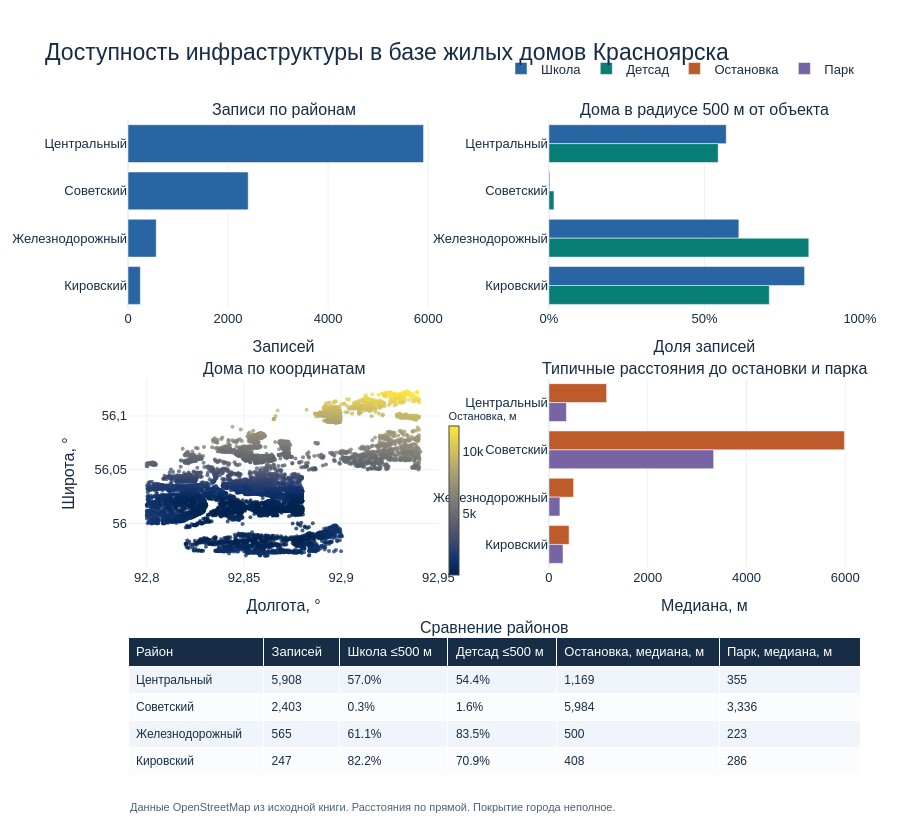

Notebook code cell kept with this figure:
### Markdown cell above
## 2.2 · Дашборд доступности инфраструктуры

Наведите курсор на точку, чтобы увидеть адрес и расстояния. Выделите область на схеме, чтобы приблизить её. Серии на графиках сравнения можно скрыть кликом по легенде.

### Code cell
district_counts = data[district].value_counts()
covered = district_counts[district_counts >= 30].index
sample = data.loc[data[district].isin(covered)]
grouped = sample.groupby(district)
summary = grouped.size().reindex(covered).to_frame('Записей')
nearby_columns = {school: 'Школа ≤500 м', kindergarten: 'Детсад ≤500 м'}
for col, name in nearby_columns.items():
    # Считаем долю только среди домов, для которых есть расстояние.
    known = sample.dropna(subset=[col])
    summary[name] = known[col].le(500).groupby(known[district]).mean()
summary['Остановка, медиана, м'] = grouped[stop].median()
summary['Парк, медиана, м'] = grouped[park].median()

points = sample.join(geo, how='inner')

dashboard = make_subplots(
    rows=3, cols=2, row_heights=[.36, .36, .28],
    specs=[[{}, {}], [{}, {}], [{'type': 'table', 'colspan': 2}, None]],
    horizontal_spacing=.15, vertical_spacing=.105,
    subplot_titles=['Записи по районам', 'Дома в радиусе 500 м от объекта',
                    'Дома по координатам', 'Типичные расстояния до остановки и парка',
                    'Сравнение районов'],
)
district_bar(dashboard, summary['Записей'], 'Записей', blue, 1, 1, showlegend=False)
district_bar(dashboard, summary['Школа ≤500 м'], 'Школа', blue, 1, 2, fmt='.1%')
district_bar(dashboard, summary['Детсад ≤500 м'], 'Детсад', teal, 1, 2, fmt='.1%')
district_bar(dashboard, summary['Остановка, медиана, м'], 'Остановка', amber, 2, 2)
district_bar(dashboard, summary['Парк, медиана, м'], 'Парк', '#7764A5', 2, 2)
for row, col in [(1, 1), (1, 2), (2, 2)]:
    dashboard.update_yaxes(autorange='reversed', row=row, col=col)
dashboard.update_xaxes(title='Записей', rangemode='tozero', row=1, col=1)
dashboard.update_xaxes(title='Доля записей', tickformat='.0%', range=[0, 1], row=1, col=2)
dashboard.update_xaxes(title='Медиана, м', rangemode='tozero', row=2, col=2)

dashboard.add_trace(go.Scatter(
    x=points['Долгота'], y=points['Широта'], mode='markers',
    text=points[address], customdata=points[[district, stop, school, kindergarten, park]],
    marker=dict(
        size=4, opacity=.75, color=points[stop], colorscale='Cividis',
        showscale=True,
        colorbar=dict(title=dict(text='Остановка, м', font=dict(size=11)),
                      x=.425, y=.44, len=.28, thickness=10),
    ),
    showlegend=False,
    hovertemplate=('<b>%{text}</b><br>%{customdata[0]} район'
                   '<br>Остановка: %{customdata[1]:,} м<br>Школа: %{customdata[2]:,} м'
                   '<br>Детсад: %{customdata[3]:,} м<br>Парк: %{customdata[4]:,} м<extra></extra>'),
), 2, 1)
dashboard.update_xaxes(title='Долгота, °', row=2, col=1)
dashboard.update_yaxes(title='Широта, °', row=2, col=1)

percent_formats = dict.fromkeys(nearby_columns.values(), '.1%')
table_values = []
for col in summary:
    fmt = percent_formats.get(col, ',.0f')
    table_values.append([format(value, fmt) for value in summary[col]])
dashboard.add_trace(go.Table(
    columnwidth=[1.25, .7, 1, 1, 1.5, 1.3],
    header=dict(values=['Район', *summary.columns], fill_color=ink,
                font=dict(color='white', size=13), align='left', height=29),
    cells=dict(values=[list(summary.index), *table_values],
               fill_color=[['#EFF5FB', '#FAFCFE'] * len(summary)], height=27,
               align='left', font=dict(color=ink, size=12)),
), 3, 1)

style(dashboard, 840).update_layout(
    title=dict(text='Доступность инфраструктуры в базе жилых домов Красноярска',
               x=.05, font=dict(size=23)),
    barmode='group', legend=dict(orientation='h', x=1, xanchor='right', y=1.10, yanchor='top'),
    margin=dict(l=120, r=40, t=120, b=55), hoverlabel=dict(namelength=-1),
)
dashboard.add_annotation(
    text='Данные OpenStreetMap из исходной книги. Расстояния по прямой. Покрытие города неполное.',
    x=0, y=-.045, xref='paper', yref='paper', xanchor='left', showarrow=False,
    font=dict(size=11, color='#4B6278'),
)
dashboard.show(config={'displaylogo': False})
print(
    f'На графиках и в таблице {len(sample):,} записей из {len(summary)} районов. '
    f'Ещё {len(raw) - len(sample)} записей относятся к малым или неопределённой группам. '
    'Расстояния по прямой до объектов в исходной выгрузке.'
)

### Figure 1 — Plotly figure (JSON) as saved in the notebook; plotly's stock layout.template omitted (floating-point values rounded to 4 significant figures; data arrays with more than 128 entries replaced by an {"elided": "..."} marker saying what was removed)
{"data": [{"hovertemplate": "%{y}<br>Записей: %{x:,.0f}<extra></extra>", "marker": {"color": "#2964A3"}, "name": "Записей", "orientation": "h", "showlegend": false, "type": "bar", "x": [5908, 2403, 565, 247], "xaxis": "x", "y": ["Центральный", "Советский", "Железнодорожный", "Кировский"], "yaxis": "y"}, {"hovertemplate": "%{y}<br>Школа: %{x:.1%}<extra></extra>", "marker": {"color": "#2964A3"}, "name": "Школа", "orientation": "h", "showlegend": true, "type": "bar", "x": [0.5701, 0.002913, 0.6106, 0.8219], "xaxis": "x2", "y": ["Центральный", "Советский", "Железнодорожный", "Кировский"], "yaxis": "y2"}, {"hovertemplate": "%{y}<br>Детсад: %{x:.1%}<extra></extra>", "marker": {"color": "#087E77"}, "name": "Детсад", "orientation": "h", "showlegend": true, "type": "bar", "x": [0.5442, 0.01623, 0.8354, 0.7085], "xaxis": "x2", "y": ["Центральный", "Советский", "Железнодорожный", "Кировский"], "yaxis": "y2"}, {"hovertemplate": "%{y}<br>Остановка: %{x:,.0f}<extra></extra>", "marker": {"color": "#BE5B2B"}, "name": "Остановка", "orientation": "h", "showlegend": true, "type": "bar", "x": [1169.0, 5984.0, 500.0, 408.0], "xaxis": "x4", "y": ["Центральный", "Советский", "Железнодорожный", "Кировский"], "yaxis": "y4"}, {"hovertemplate": "%{y}<br>Парк: %{x:,.0f}<extra></extra>", "marker": {"color": "#7764A5"}, "name": "Парк", "orientation": "h", "showlegend": true, "type": "bar", "x": [355.0, 3336.0, 223.0, 286.0], "xaxis": "x4", "y": ["Центральный", "Советский", "Железнодорожный", "Кировский"], "yaxis": "y4"}, {"customdata": {"elided": "9123x5 mixed values"}, "hovertemplate": "<b>%{text}</b><br>%{customdata[0]} район<br>Остановка: %{customdata[1]:,} м<br>Школа: %{customdata[2]:,} м<br>Детсад: %{customdata[3]:,} м<br>Парк: %{customdata[4]:,} м<extra></extra>", "marker": {"color": {"elided": "9123 int values"}, "colorbar": {"len": 0.28, "thickness": 10, "title": {"font": {"size": 11}, "text": "Остановка, м"}, "x": 0.425, "y": 0.44}, "colorscale": [[0.0, "#00224e"], [0.1111, "#123570"], [0.2222, "#3b496c"], [0.3333, "#575d6d"], [0.4444, "#707173"], [0.5556, "#8a8678"], [0.6667, "#a59c74"], [0.7778, "#c3b369"], [0.8889, "#e1cc55"], [1.0, "#fee838"]], "opacity": 0.75, "showscale": true, "size": 4}, "mode": "markers", "showlegend": false, "text": {"elided": "9123 str values"}, "type": "scatter", "x": {"elided": "9123 float values"}, "xaxis": "x3", "y": {"elided": "9123 float values"}, "yaxis": "y3"}, {"cells": {"align": "left", "fill": {"color": [["#EFF5FB", "#FAFCFE", "#EFF5FB", "#FAFCFE", "#EFF5FB", "#FAFCFE", "#EFF5FB", "#FAFCFE"]]}, "font": {"color": "#172D45", "size": 12}, "height": 27, "values": [["Центральный", "Советский", "Железнодорожный", "Кировский"], ["5,908", "2,403", "565", "247"], ["57.0%", "0.3%", "61.1%", "82.2%"], ["54.4%", "1.6%", "83.5%", "70.9%"], ["1,169", "5,984", "500", "408"], ["355", "3,336", "223", "286"]]}, "columnwidth": [1.25, 0.7, 1, 1, 1.5, 1.3], "domain": {"x": [0.0, 1.0], "y": [0.0, 0.2212]}, "header": {"align": "left", "fill": {"color": "#172D45"}, "font": {"color": "white", "size": 13}, "height": 29, "values": ["Район", "Записей", "Школа ≤500 м", "Детсад ≤500 м", "Остановка, медиана, м", "Парк, медиана, м"]}, "type": "table"}], "layout": {"annotations": [{"font": {"size": 16}, "showarrow": false, "text": "Записи по районам", "x": 0.2125, "xanchor": "center", "xref": "paper", "y": 1.0, "yanchor": "bottom", "yref": "paper"}, {"font": {"size": 16}, "showarrow": false, "text": "Дома в радиусе 500 м от объекта", "x": 0.7875, "xanchor": "center", "xref": "paper", "y": 1.0, "yanchor": "bottom", "yref": "paper"}, {"font": {"size": 16}, "showarrow": false, "text": "Дома по координатам", "x": 0.2125, "xanchor": "center", "xref": "paper", "y": 0.6106, "yanchor": "bottom", "yref": "paper"}, {"font": {"size": 16}, "showarrow": false, "text": "Типичные расстояния до остановки и парка", "x": 0.7875, "xanchor": "center", "xref": "paper", "y": 0.6106, "yanchor": "bottom", "yref": "paper"}, {"font": {"size": 16}, "showarrow": false, "text": "Сравнение районов", "x": 0.5, "xanchor": "center", "xref": "paper", "y": 0.2212, "yanchor": "bottom", "yref": "paper"}, {"font": {"color": "#4B6278", "size": 11}, "showarrow": false, "text": "Данные OpenStreetMap из исходной книги. Расстояния по прямой. Покрытие города неполное.", "x": 0, "xanchor": "left", "xref": "paper", "y": -0.045, "yref": "paper"}], "barmode": "group", "font": {"color": "#172D45", "family": "Arial, sans-serif", "size": 13}, "height": 840, "hoverlabel": {"namelength": -1}, "legend": {"orientation": "h", "x": 1, "xanchor": "right", "y": 1.1, "yanchor": "top"}, "margin": {"b": 55, "l": 120, "r": 40, "t": 120}, "paper_bgcolor": "white", "separators": ", ", "title": {"font": {"size": 23}, "text": "Доступность инфраструктуры в базе жилых домов Красноярска", "x": 0.05}, "xaxis": {"anchor": "y", "domain": [0.0, 0.425], "rangemode": "tozero", "title": {"text": "Записей"}}, "xaxis2": {"anchor": "y2", "domain": [0.575, 1.0], "range": [0, 1], "tickformat": ".0%", "title": {"text": "Доля записей"}}, "xaxis3": {"anchor": "y3", "domain": [0.0, 0.425], "title": {"text": "Долгота, °"}}, "xaxis4": {"anchor": "y4", "domain": [0.575, 1.0], "rangemode": "tozero", "title": {"text": "Медиана, м"}}, "yaxis": {"anchor": "x", "autorange": "reversed", "domain": [0.7156, 1.0]}, "yaxis2": {"anchor": "x2", "autorange": "reversed", "domain": [0.7156, 1.0]}, "yaxis3": {"anchor": "x3", "domain": [0.3262, 0.6106], "title": {"text": "Широта, °"}}, "yaxis4": {"anchor": "x4", "autorange": "reversed", "domain": [0.3262, 0.6106]}}}
